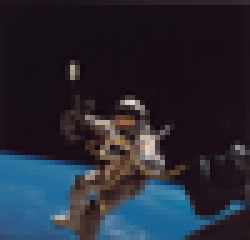
#> input picture astro.png, 50 x 48 px (shown 5 times larger); its folder holds only this picture in this run
$ python resize_pic_ico.py . .
#> lines starting #> are read from the running program, lines starting #| are printed output that depends on the picture
import sys
import os
from PIL import Image

current_dir=os.getcwd()
from_Path_folder=sys.argv[1]
to_Path_Folder=sys.argv[2]
for i in os.listdir(from_Path_folder):
    old_image=Image.open(f'{current_dir}/{from_Path_folder}//{i}')
#> old_image is the input picture: PIL image 50x48 RGB; mean R, G, B 38.4, 40.7, 52.7
    new_image=old_image.resize((1920,1280))
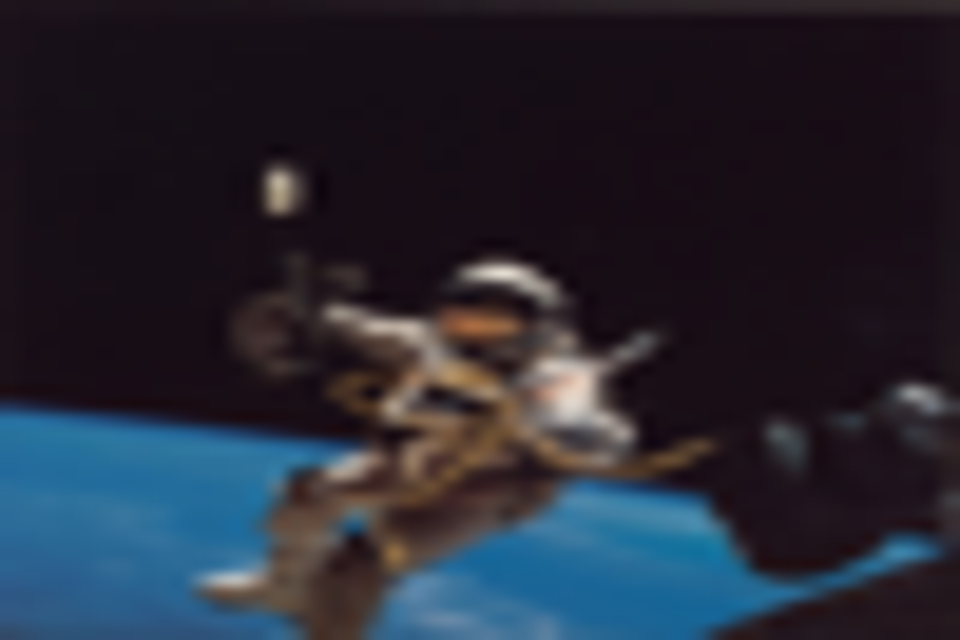
#> new_image: PIL image 1920x1280 RGB (shown at 1/2 size); mean R, G, B 38.4, 40.7, 52.7
#> (the run stopped early here; a loop or call above may not have finished)
